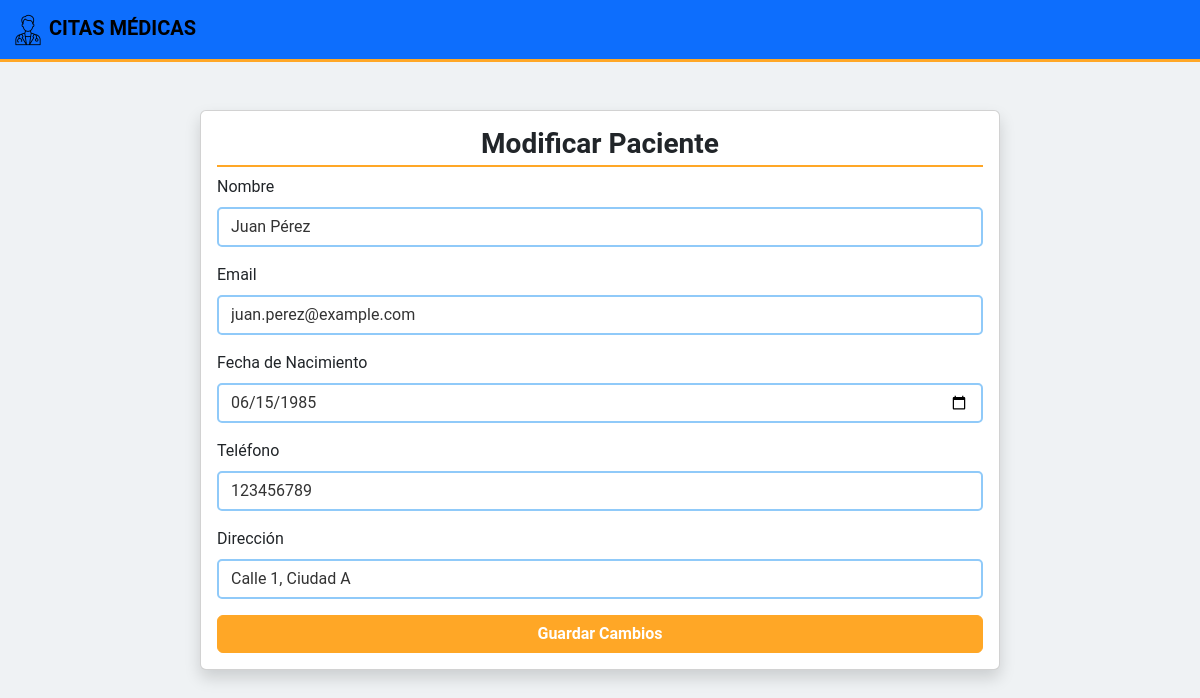
/modificar_paciente.php?id=1, run on the app's committed database.
### tables this page shows
CREATE TABLE IF NOT EXISTS `patients` (
  `patient_id` int NOT NULL AUTO_INCREMENT,
  `patient_name` varchar(100) NOT NULL,
  `patient_email` varchar(100) NOT NULL,
  `patient_birthdate` date NOT NULL,
  `patient_phone` varchar(15),
  `patient_address` varchar(255),
  PRIMARY KEY (`patient_id`)
);

### modificar_paciente.php (the view, shortened to what this page needs)
<?php
$conexion = obtenerConexion();
$patient_id = $_GET['id'];
$stmt = $conexion->prepare("SELECT patient_name, patient_email, patient_birthdate, patient_phone, patient_address FROM patients WHERE patient_id = ?");
$stmt->bind_param("i", $patient_id);
$stmt->execute();
$result = $stmt->get_result();
$paciente = $result->fetch_assoc();
?>
<!DOCTYPE html>
<html lang="es">
<head>
    <link href="https://cdn.jsdelivr.net/npm/bootstrap@5.3.2/dist/css/bootstrap.min.css" rel="stylesheet">
    <link rel="stylesheet" href="css/estilo.css">
</head>
<body style="background-color: rgb(239, 242, 244);">
    <nav class="navbar navbar-expand-md bg-primary navbar-dark">
        <div class="container-fluid">
            <a class="navbar-brand" href="index.php">
                <img src="favicon.png" alt="Logo Médico" style="width: 32px; height: 32px;"> Citas Médicas
            </a>
        </div>
    </nav>
    <div class="main-content mt-5">
        <div class="card shadow mx-auto" style="max-width: 800px;">
            <div class="card-body">
                <h3 class="card-title text-center">Modificar Paciente</h3>
                <form action="modificar_paciente.php?id=<?= $patient_id ?>" method="POST">
                    <div class="mb-3">
                        <label for="nombre" class="form-label">Nombre</label>
                        <input type="text" id="nombre" name="nombre" class="form-control" value="<?= htmlspecialchars($paciente['patient_name']) ?>" required>
                    </div>
                    <div class="mb-3">
                        <label for="email" class="form-label">Email</label>
                        <input type="email" id="email" name="email" class="form-control" value="<?= htmlspecialchars($paciente['patient_email']) ?>" required>
                    </div>
                    <div class="mb-3">
                        <label for="fechaNacimiento" class="form-label">Fecha de Nacimiento</label>
                        <input type="date" id="fechaNacimiento" name="fechaNacimiento" class="form-control" value="<?= $paciente['patient_birthdate'] ?>" required>
                    </div>
                    <div class="mb-3">
                        <label for="telefono" class="form-label">Teléfono</label>
                        <input type="text" id="telefono" name="telefono" class="form-control" value="<?= htmlspecialchars($paciente['patient_phone']) ?>" required>
                    </div>
                    <div class="mb-3">
                        <label for="direccion" class="form-label">Dirección</label>
                        <input type="text" id="direccion" name="direccion" class="form-control" value="<?= htmlspecialchars($paciente['patient_address']) ?>">
                    </div>
                    <button type="submit" class="btn btn-primary w-100">Guardar Cambios</button>
                </form>
            </div>
        </div>
    </div>
</body>
</html>

### css/estilo.css (style rules this page uses)
body { font-family: 'Roboto', sans-serif; background-color: #007cf8; color: #333; margin: 0; padding: 0; }
.navbar { background-color: #154f9b; border-bottom: 3px solid #ffa726; }
.navbar .navbar-brand { color: #000000; font-weight: bold; text-transform: uppercase; }
.btn-primary { background-color: #ffa726; border-color: #ffa726; color: #ffffff; font-weight: bold; }
.form-control { margin-bottom: 15px; border-radius: 5px; border: 2px solid #90caf9; background-color: #ffffff; color: #333; }
h3 { color: #1a73e8; font-weight: bold; margin-bottom: 20px; border-bottom: 2px solid #ffa726; padding-bottom: 5px; }
.main-content { flex: 1; padding-bottom: 20px; }

### data on the page
patients: nombre "Juan Pérez", email "juan.perez@example.com", fechaNacimiento "06/15/1985", telefono "123456789", direccion "Calle 1, Ciudad A"
